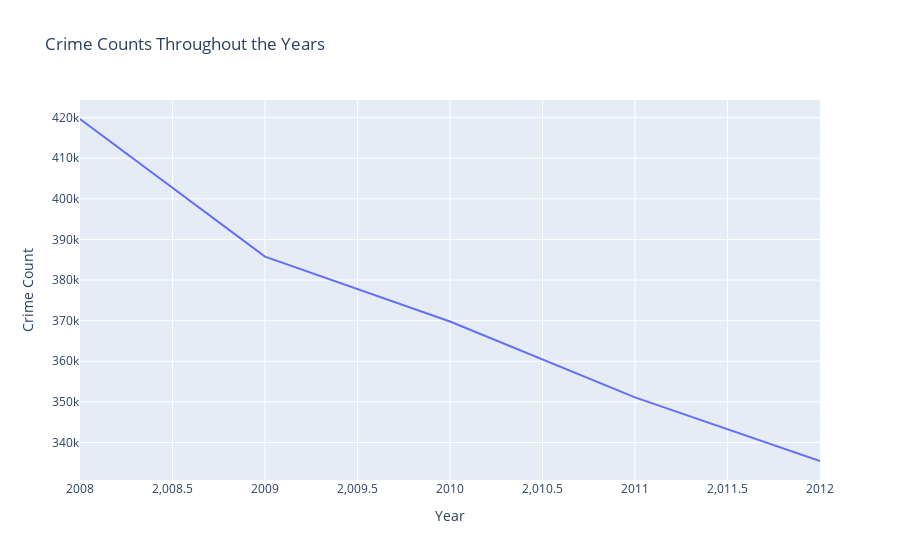

Here is the notebook cell this chart was saved with:
### Markdown cell above
**3.3** What's the number of recorded crimes for each of the years, individually?

### Code cell
crime_counts_by_year = chicago_crime_2001_to_2023_df["Year"].value_counts().sort_index().reset_index()
crime_counts_by_year.columns = ['Year', 'Crime Count']

fig = px.line(crime_counts_by_year, x='Year', y='Crime Count', title="Crime Counts Throughout the Years")

fig

### Figure 1 — Plotly figure (JSON) as saved in the notebook; plotly's stock layout.template omitted (floating-point values rounded to 4 significant figures)
{"data": [{"hovertemplate": "Year=%{x}<br>Crime Count=%{y}<extra></extra>", "legendgroup": "", "line": {"color": "#636efa", "dash": "solid"}, "marker": {"symbol": "circle"}, "mode": "lines", "name": "", "orientation": "v", "showlegend": false, "type": "scatter", "x": [2008, 2009, 2010, 2011, 2012], "xaxis": "x", "y": [419655, 385766, 369782, 351114, 335448], "yaxis": "y"}], "layout": {"legend": {"tracegroupgap": 0}, "title": {"text": "Crime Counts Throughout the Years"}, "xaxis": {"anchor": "y", "domain": [0, 1], "title": {"text": "Year"}}, "yaxis": {"anchor": "x", "domain": [0, 1], "title": {"text": "Crime Count"}}}}
